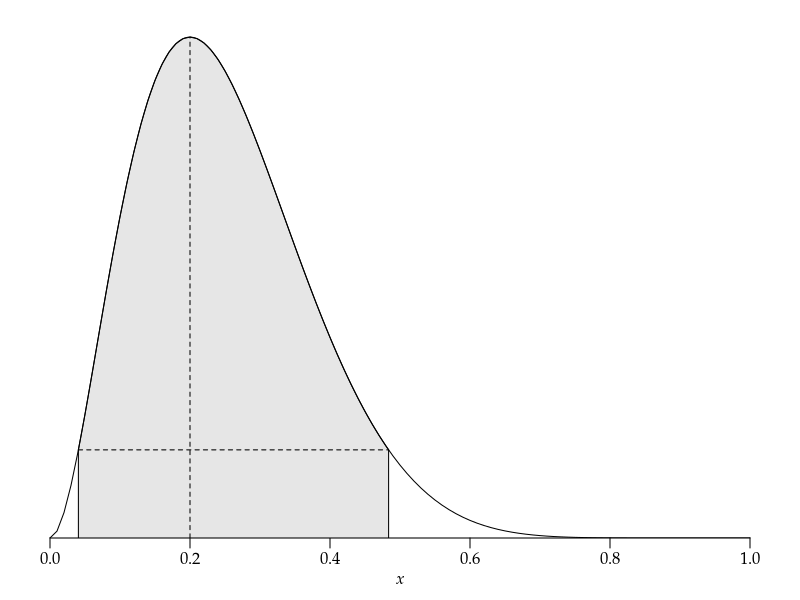

Recreate this plot in R. (Note: this script raises an error after producing the figure.)
args = commandArgs()
basename = sub(".R$", "", sub("^--file=(.*/)?", "", args[grep("^--file=", args)]))
if (length(basename) != 0)
    pdf(file=paste0(basename, "_tmp.pdf"), colormodel="gray", width=7, height=4)
par(family="Palatino")
par(mgp=c(1.5,0.5,0)) # title and axis margins. default: c(3,1,0)
par(mar=c(3,1,1,1)+0.1) # bottom, left, top, right margins. default: c(5,4,4,2)+0.1
plot(NULL, xlim=c(0,1), ylim=c(0,dbeta(0.2,3,9)+0.1),
     xlab=expression(italic(x)), ylab="", yaxs="i", axes=FALSE)
axis(1)
q = c(0.04055517, 0.48372366) # hdi(qbeta, 0.95, shape1=3, shape2=9)
x = seq(q[1], q[2], length.out=100)
y = sapply(x, function(x) dbeta(x,3,9))
polygon(c(x,x[length(x)],x[1]), c(y,0,0), col=gray(0.9))
segments(x[1], y[1], x[length(x)], y[length(y)], lty=2)
segments(0.2, 0, 0.2, dbeta(0.2,3,9), lty=2)
curve(dbeta(x,3,9), 0, 1, add=TRUE)
dev.off()
embedFonts(paste0(basename, "_tmp.pdf"), outfile=paste0(basename, ".pdf"),
           options="-c \"<</NeverEmbed []>> setdistillerparams\" -f ")
